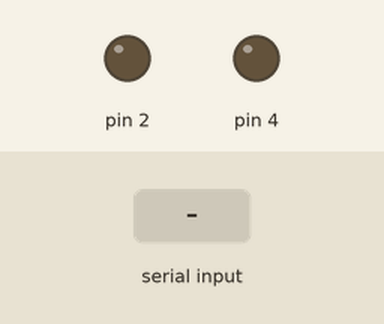
Bench run of a sketch on a simulated Arduino Uno, built with avr-gcc and run on an emulated ATmega328P. On the bench: output pins drawn as LEDs (lit = HIGH). The inputs (shaded band) are chosen by the test bench. Random numbers use the default seed unless the sketch sets one; pins used as bus, display or sensor lines are not drawn; what the sketch prints to the serial monitor is not drawn.

Above: at 1.2 s.
1.3 s: "r" received over Serial
At 1.8 s:
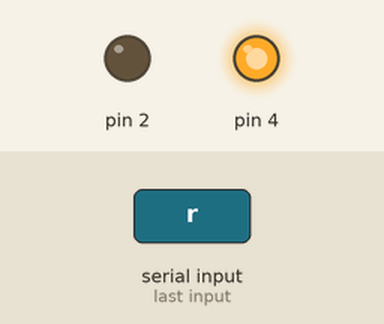
2.8 s: "g" received over Serial
At 4.0 s:
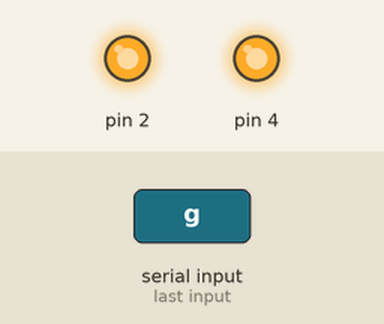
4.3 s: "b" received over Serial
At 5.3 s:
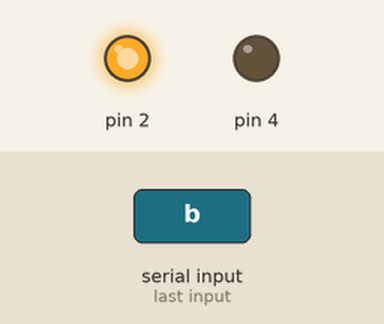
5.8 s: "y" received over Serial
At 6.4 s:
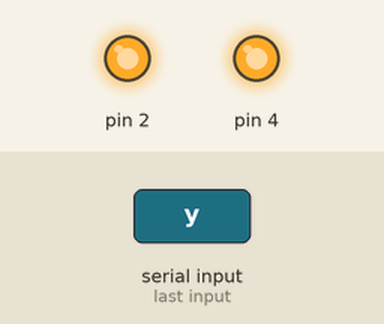
Timing chart, 0 to 8.3 s (numbered marks = the images above; inputs shaded):
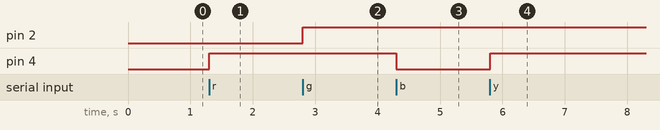

The sketch:

7prac.ino
```cpp
char choice;

void setup() {
  pinMode(4, OUTPUT);
  pinMode(2, OUTPUT);
  pinMode(1, OUTPUT);
  pinMode(0, OUTPUT);
  Serial.begin(9600);
}

void loop() {
  Serial.print("Enter choice (r, g, y, b): ");

  while (Serial.available() == 0) {}

  choice = Serial.read();

  choice = tolower(choice);

  switch(choice) {
    case 'r':
      digitalWrite(4,HIGH);
      digitalWrite(2,LOW);
      digitalWrite(1,HIGH);
      digitalWrite(0,HIGH);
      break;
    case 'g':
      digitalWrite(4,HIGH);
      digitalWrite(2,HIGH);
      digitalWrite(1,HIGH);
      digitalWrite(0,LOW);
      break;
    case 'y':
      digitalWrite(4,HIGH);
      digitalWrite(2,HIGH);
      digitalWrite(1,LOW);
      digitalWrite(0,HIGH);
      break;
    case 'b':
      digitalWrite(4,LOW);
      digitalWrite(2,HIGH);
      digitalWrite(1,HIGH);
      digitalWrite(0,HIGH);
      break;
    default:
      Serial.println("Invalid choice! Please enter 'r', 'g', 'y', or 'b'.");
      break;
  }

  delay(500);
}
```

Measured:
- after the input at 1.3 s, pin 4: LOW → HIGH at once
- after the input at 2.8 s, pin 2: LOW → HIGH at once
- after the input at 4.3 s, pin 4: HIGH → LOW at once
- after the input at 5.8 s, pin 4: LOW → HIGH at once
